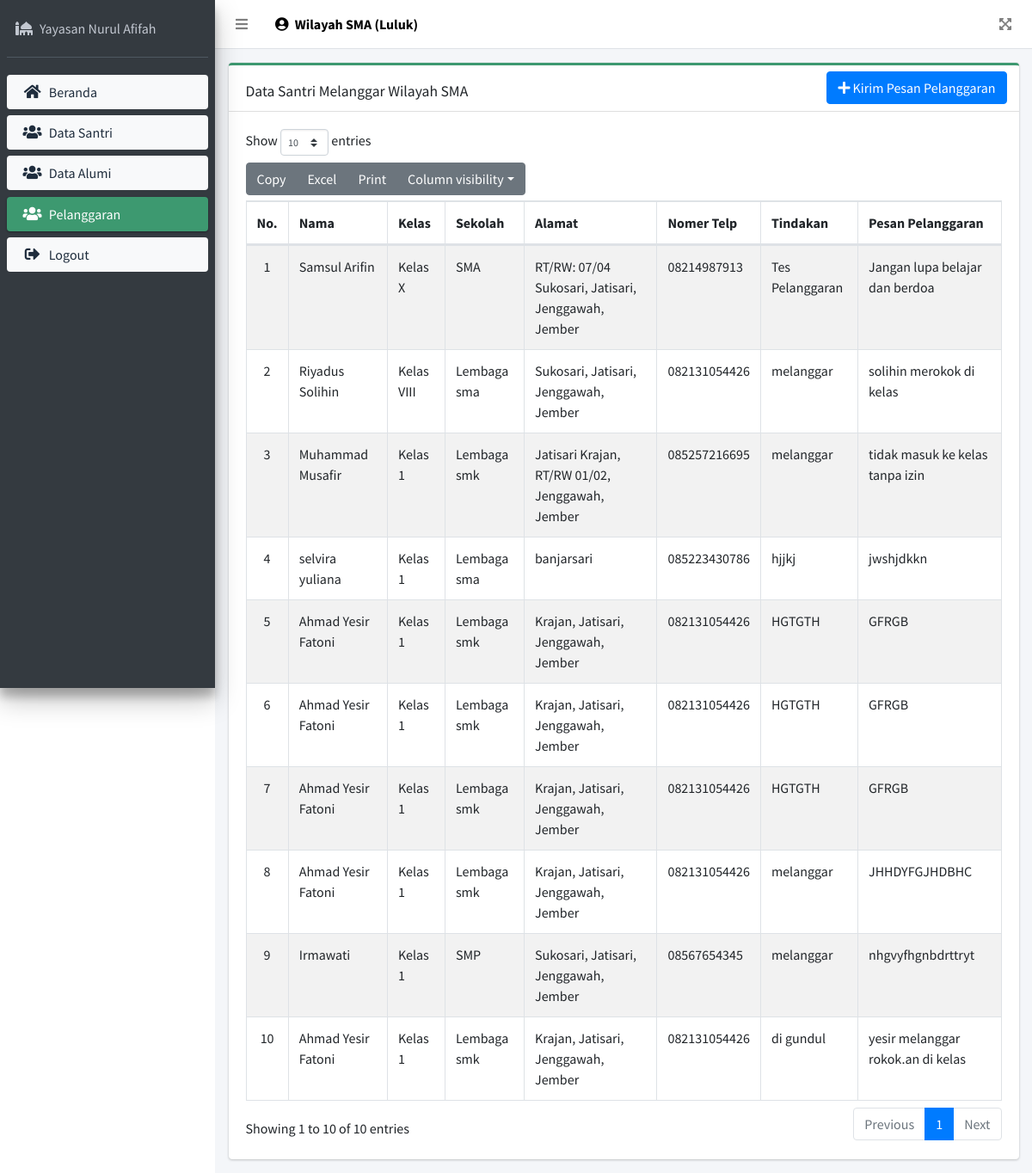
Screenshot of /pelanggaran/ (signed in) with the database file from the repository.
### book/models.py (models this page shows, shortened)
class Wilayah(models.Model):
    user = models.OneToOneField(User, blank=True, null=True, on_delete=models.CASCADE)
    nama_wilayah = models.CharField(max_length=200, blank=True, null=True)
    nama_kepala = models.CharField(max_length=200, blank=True, null=True)
    class Meta:
        verbose_name_plural ="Daftar Wilayah Yayasan Nurul Afifah"

class Pelanggaran(models.Model):
    nama = models.CharField(max_length=200)
    kelas = models.CharField(max_length=200)
    sekolah = models.CharField(max_length=200)
    alamat = models.CharField(max_length=200)
    nomer_wa = models.CharField(max_length=15)
    tindakan = models.CharField(max_length=200)
    isi_pesan = models.TextField()
    timestamp = models.DateTimeField(auto_now_add=True)

### book/decorators.py (the view)
        def perubahan_halaman(request, *args, **kwargs):
            group = None
            if request.user.groups.exists():
                group = request.user.groups.all()[0].name
            if group in yang_diizinkan:
                return fungsi_awal(request, *args, **kwargs)
            else:
                return redirect("block_access")

### book/views.py (called while the page is built)
@login_required(login_url='login')
@ijinkan_pengguna(yang_diizinkan=["wilayah"])
def pelanggaran_view(request):
    pelanggaran = Pelanggaran.objects.all()
    return render(request, 'wilayah/pelanggaran.html', {'pelanggaran': pelanggaran, 'menu': 'pelanggaran', 'judul': 'Data Pelanggaran'})

### book/templates/wilayah/pelanggaran.html
{% extends 'wilayah/main.html' %} {% block content %}
<div class="col-12 mt-3">
  <div class="card card-olive card-outline">
    <div class="card-header">
      <h2 class="card-title mt-2">
        Data Santri Melanggar {{request.user.wilayah.nama_wilayah}}
      </h2>
      <div class="card-tools">
        <ul class="nav nav-pills ml-auto">
          <li class="nav-item mr-1">
            <a href="{% url 'kirim_pelanggaran' %}" class="btn btn-block btn-primary"
              ><i class="fas fa-plus"></i> Kirim Pesan Pelanggaran</a
            >
          </li>
        </ul>
      </div>
    </div>
    <div class="card-body">
      <table id="example1" class="table table-bordered table-striped">
        <thead>
          <tr>
            <th class="align-middle text-center">No.</th>
            <th>Nama</th>
            <th>Kelas</th>
            <th>Sekolah</th>
            <th>Alamat</th>
            <th>Nomer Telp</th>
            <th>Tindakan</th>
            <th>Pesan Pelanggaran</th>
          </tr>
        </thead>
        <tbody>
          {% for dj in pelanggaran%}
          <tr>
            <td class="text-center">{{forloop.counter}}</td>
            <td>{{dj.nama}}</td>
            <td>{{dj.kelas}}</td>
            <td>{{dj.sekolah}}</td>
            <td>{{dj.alamat}}</td>
            <td>{{dj.nomer_wa}}</td>
            <td>{{dj.tindakan}}</td>
            <td>{{dj.isi_pesan}}</td>
          </tr>
          {% empty %}
          <tr>
            <td colspan="14" class="text-center">Data Santri Kosong</td>
          </tr>
          {% endfor %}
        </tbody>
      </table>
    </div>
  </div>
</div>
{% endblock content %}

### book/templates/wilayah/topbar.html
<nav class="main-header navbar navbar-expand navbar-white navbar-light">
  <ul class="navbar-nav">
    <li class="nav-item">
      <a class="nav-link" data-widget="pushmenu" href="#" role="button"
        ><i class="fas fa-bars"></i
      ></a>
    </li>
    <li class="nav-item d-none d-sm-inline-block">
      <a class="nav-link" style="color: black">
        <b
          ><i class="fas fa-user-circle mr-1"></i>
          {{request.user.wilayah.nama_wilayah}}
          ({{request.user.wilayah.nama_kepala}})</b
        >
      </a>
    </li>
  </ul>
  <ul class="navbar-nav ml-auto">
    <li class="nav-item">
      <a class="nav-link" data-widget="fullscreen" href="#" role="button">
        <i class="fas fa-expand-arrows-alt"></i>
      </a>
    </li>
  </ul>
</nav>

### rows the page displays
Pelanggaran: nama "Samsul Arifin", kelas "Kelas X", sekolah "SMA", alamat "RT/RW: 07/04 Sukosari, Jatisari, Jenggawah, Jember", nomer_wa "08214987913", tindakan "Tes Pelanggaran", isi_pesan "Jangan lupa belajar dan berdoa"
Pelanggaran: nama "Riyadus Solihin", kelas "Kelas VIII", sekolah "Lembaga sma", alamat "Sukosari, Jatisari, Jenggawah, Jember", nomer_wa "082131054426", tindakan "melanggar", isi_pesan "solihin merokok di kelas"
Pelanggaran: nama "Muhammad Musafir", kelas "Kelas 1", sekolah "Lembaga smk", alamat "Jatisari Krajan, RT/RW 01/02, Jenggawah, Jember", nomer_wa "085257216695", tindakan "melanggar", isi_pesan "tidak masuk ke kelas tanpa izin"
Pelanggaran: nama "selvira yuliana", kelas "Kelas 1", sekolah "Lembaga sma", alamat "banjarsari", nomer_wa "085223430786", tindakan "hjjkj", isi_pesan "jwshjdkkn"
Pelanggaran: nama "Ahmad Yesir Fatoni", kelas "Kelas 1", sekolah "Lembaga smk", alamat "Krajan, Jatisari, Jenggawah, Jember", nomer_wa "082131054426", tindakan "HGTGTH", isi_pesan "GFRGB"
Pelanggaran: nama "Ahmad Yesir Fatoni", kelas "Kelas 1", sekolah "Lembaga smk", alamat "Krajan, Jatisari, Jenggawah, Jember", nomer_wa "082131054426", tindakan "HGTGTH", isi_pesan "GFRGB"
Pelanggaran: nama "Ahmad Yesir Fatoni", kelas "Kelas 1", sekolah "Lembaga smk", alamat "Krajan, Jatisari, Jenggawah, Jember", nomer_wa "082131054426", tindakan "HGTGTH", isi_pesan "GFRGB"
Pelanggaran: nama "Ahmad Yesir Fatoni", kelas "Kelas 1", sekolah "Lembaga smk", alamat "Krajan, Jatisari, Jenggawah, Jember", nomer_wa "082131054426", tindakan "melanggar", isi_pesan "JHHDYFGJHDBHC"
Pelanggaran: nama "Irmawati", kelas "Kelas 1", sekolah "SMP", alamat "Sukosari, Jatisari, Jenggawah, Jember", nomer_wa "08567654345", tindakan "melanggar", isi_pesan "nhgvyfhgnbdrttryt"
Pelanggaran: nama "Ahmad Yesir Fatoni", kelas "Kelas 1", sekolah "Lembaga smk", alamat "Krajan, Jatisari, Jenggawah, Jember", nomer_wa "082131054426", tindakan "di gundul", isi_pesan "yesir melanggar rokok.an di kelas"

### other values shown
{{ request.user.wilayah.nama_wilayah }} "Wilayah SMA"
{{ request.user.wilayah.nama_kepala }} "Luluk"
